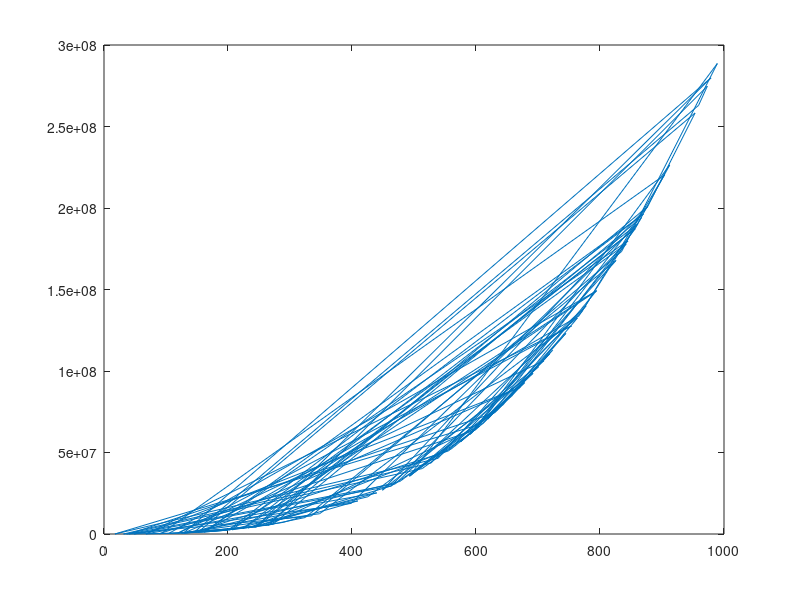

Reproduce this figure in MATLAB. (Note: this script raises an error after producing the figure.)
%NOTE: need MatToVec.m function file as well
%BASIC MATLAB OPERATIONS

%Q1
a=cos(0):0.02:log10(100);
[rows, columns] = size(a);
elementCount=rows*columns
element25=a(25)

%% %Q2
randArray=500*rand(50,50);
[rows, columns] = size (randArray);
randArrayLogical=randArray > 400;
count=0;
for i=1:rows
    for j=1:columns
        count=count+randArrayLogical(i,j);
    end
end
countOver400=count

% did it a second way to check my work
% count=0;
% for i=1:rows
%     for j=1:columns
%         if randArray(i,j)>400
%         count=count+1;
%         j=j+1;
%         end
%     end 
%     i=i+1;
%     end 
%  
% count
%% %Q3
m=zeros(100,2);
i=0;
for i=1:100
    x=1000*rand();
    m(i,1)=x;
    y=0.3*x^3-2*x^2+200*x;
    m(i,2)=y;
    i=i+1;
end 
plot(m(:,1),m(:,2))


%% %Q4
binaryMatrix=m>=350;
binaryVector=MatToVec(binaryMatrix);
plot(binaryVector);
% this plot is weird bc binary
%% IMPORTING/EXPORTING DATA

readData='ny_Harbor_ConvGas.xls';
[NUM WORD COMBINED]= xlsread(readData, 'Data 1');
matrix=NUM;
[rows, ~]=size(NUM);

%eliminating 1986 because only partial data
matrix= matrix(11:rows,:);
[rows, ~]=size(matrix);

%creating new array with enough rows for yearly average only
rows=int8(rows/12);
averageArray=zeros(rows,2);

%calculating mean and year and adding these values to new array
[rowsAv, columnsAv]=size(averageArray);
j=1;
for i=1:rowsAv-1
    averageArray(i,1)=1986+i;
    averageArray(i,2)=mean(matrix(j:j+11,2));
    j=j+12;
    i=i+1;
end 

%eliminating partial monthly data for 2017
[rows, columns] = size(averageArray);
rows=int8(rows-1);
averageArray=averageArray(1:rows,:);

%writing to new csv file
csvwrite('monthly_average_price.csv',averageArray);

%% PLOTTING

%Q1
t=0:0.01:5;
s=2*sin(3*t+2)+sqrt(5*t+1);
plot(t,s)
ylabel('Speed(ft/s)')
xlabel('Time(s)')
title('Relationship between Speed and Time')
%% Q2 Sub plot

x=0:0.1:1.5;
y=4*sqrt(6*x+1);
z=5*exp(0.3*x)-2*x;

subplot(1,2,1);
plot(x,y,'m');
xlabel('Distance(m)');
ylabel('Force(N)');
title('Distance vs. Force: Plot 1')
legend('4*sqrt(6x+1)')

subplot (1,2,2);
plot(x,z,'c');
xlabel('Distance(m)');
ylabel('Force(N)');
title('Distance vs. Force: Plot 2')
legend('5*exp(0.3x)-2x')
%% Q2 Same plot
x=0:0.1:1.5;
y=4*sqrt(6*x+1);
z=5*exp(0.3*x)-2*x;

plot(x,y,'m',x,z,'c');
xlabel('Distance(m)');
ylabel('Force(N)');
title('Relationship between Distance and Force')

legend('4*sqrt(6x+1)', '5*exp(0.3x)-2x')
%% Q3
x=1:50;
y=1:50;
[X,Y] = meshgrid(x,y);

%why does it have to be in a for loop?
%z=((-2.5+X)/10).^2+((-2.5+Y)/10).^2

for i=1:50
    for j=1:50
        z(i,j)=((-2.5+X(i,j))/10).^2+((-2.5+Y(i,j))/10).^2;
        j=j+1;
    end
    i=i+1;
end
z;
surf(X,Y,z)
title('Surf Function')
xlabel('X');
ylabel('Y');
zlabel('Z');
%% Q4

speedMax=25; %ft/s
packageWeight=20; %lb
packageWidth= 12; %in
packageHeight= 12; %in
packageLength = 8; %in

packageVolume=packageWidth*packageHeight*packageLength;


g=32.2; %ft/s^2

h=0.5*speedMax.^2/g; %ft

%tMax=speedMax/g %s
%h=0.5*g*tMax.^2 %ft
if h > 4
    disp ('The packaging can protect the package (so long as it is only dropped below '+ string(h)+' feet)')
else 
    disp ('The packaging cannot protect the package')
end 

maxHeight=4; %ft
vMax=sqrt(2*g*maxHeight);
disp('Assuming the maximum height of dropping is 4 feet, the package will hit the ground at a maximum of ' +string(vMax)+ ' ft/sec')
